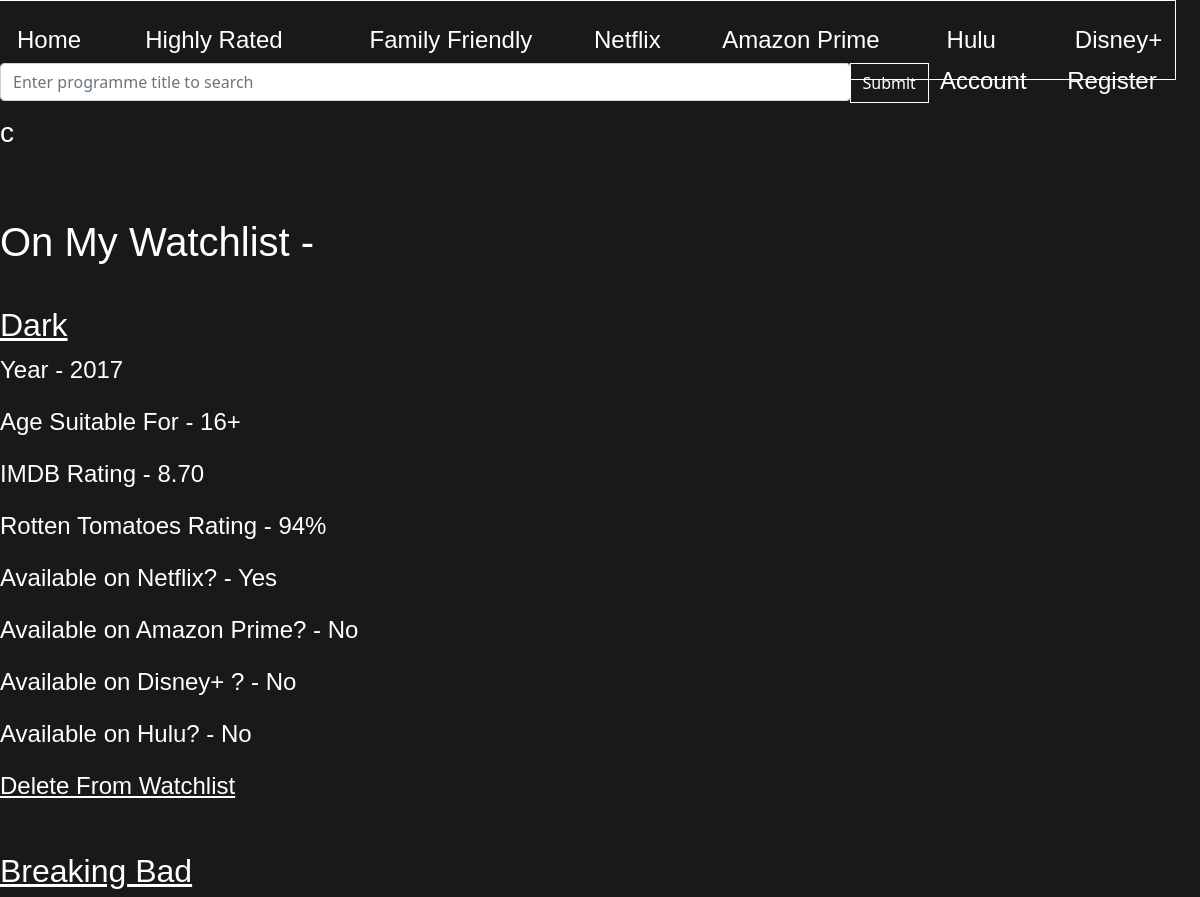
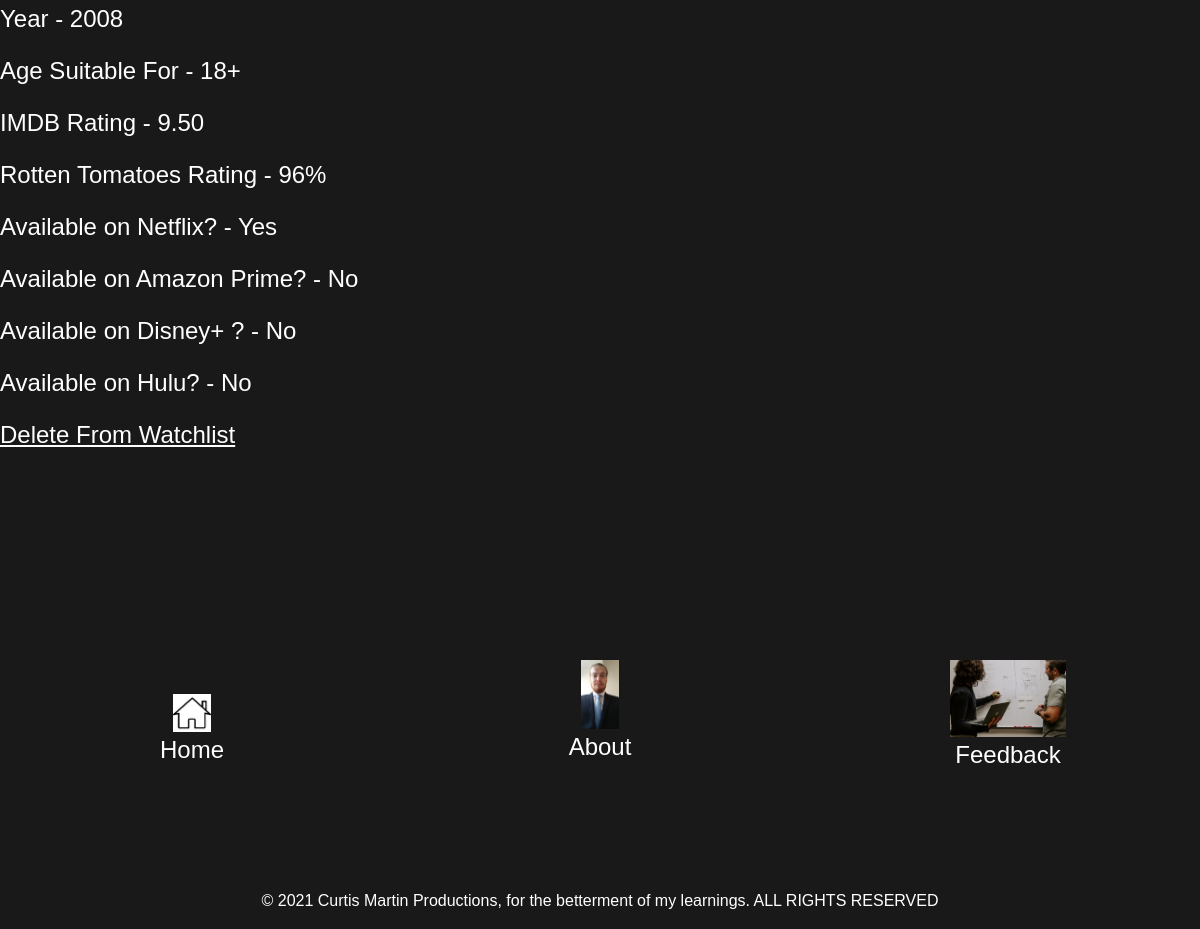
Page /useraccount.php (signed in) on the committed database (2 pictures, top to bottom).
### tables this page shows
CREATE TABLE `user_registration` (
  `user_id` int(255) NOT NULL,
  `name` varchar(255) NOT NULL,
  `email` varchar(255) NOT NULL,
  `streaming_service` int(25) DEFAULT NULL,
  `password` varchar(255) NOT NULL
);

CREATE TABLE `user_favourited_shows` (
  `user_shows_id` int(255) NOT NULL,
  `user_id` int(255) NOT NULL,
  `show_id` int(25) NOT NULL
);

CREATE TABLE `tv_shows` (
  `show_id` int(25) NOT NULL,
  `title` varchar(255) NOT NULL,
  `year` int(25) NOT NULL,
  `age` int(25) NOT NULL,
  `imdb` decimal(5,2) NOT NULL,
  `rotten_tomatoes` int(25) NOT NULL,
  `netflix` int(255) NOT NULL,
  `hulu` int(255) NOT NULL,
  `prime` int(255) NOT NULL,
  `disney` int(255) NOT NULL,
  `type` int(255) NOT NULL,
  `urlpath` varchar(500) NOT NULL
);

### useraccount.php (the view, shortened to what this page needs)
<!DOCTYPE html>
<html lang="en">
<head>
    <link rel="stylesheet" href="styles.css">
    <link rel="stylesheet" href="https://bootswatch.com/4/simplex/bootstrap.min.css"/>
    <link rel="stylesheet" href="styles.css">
</head>
<body>
<?php
include ('header.php');
include ('conn.php');
$email = $_SESSION['emailadd'];
$delete_watch="delete_watch.php";
$query="SELECT * from `user_registration` WHERE `email` = '$email'";
$result = mysqli_query($conn,$query);
 while ($row = mysqli_fetch_assoc($result)){
        $user_id=$row['user_id'];
        $name=$row['name'];
        $email=$row['email'];
 }
?>
<div class="row myrow accounttitle">
<div class="col-md-6">
<h1><?php echo"$name";?></h1>
</div>
<div class="col-md-6 logout_button">
<button type="button" class="btn btn-outline-danger"><a href="logout.php"> Logout</a></button>
</div>
</div>
<div class="row myrow accemail">
    <div class="col-md-6">
    <h3><?php echo"$email";?></h3>
    </div>
</div>
<div class="row myrow watchlist">
<h1>On My Watchlist - </h1>
<?php
$query2="SELECT user_favourited_shows.user_shows_id, tv_shows.title,tv_shows.year,tv_shows.age,tv_shows.imdb,tv_shows.rotten_tomatoes,tv_shows.netflix,tv_shows.hulu,
tv_shows.prime,tv_shows.disney FROM tv_shows JOIN user_favourited_shows ON tv_shows.show_id = user_favourited_shows.show_id
WHERE user_favourited_shows.user_id = '$user_id'";
$result2 = mysqli_query($conn,$query2);
 while ($row = mysqli_fetch_assoc($result2)){
    $title=$row['title'];
    $age=$row['age'];
    $imdb=$row['imdb'];
    $year=$row['year'];
    $rotten=$row['rotten_tomatoes'];
    $netflix=$row['netflix'];
    $prime=$row['prime'];
    $disney=$row['disney'];
    $hulu=$row['hulu'];
    echo
    "<h2><u>".$title."</u></h2>";
    echo "<p> Year - ".$year."</p>";
    echo "<p> Age Suitable For - ".$age."+</p>";
    echo "<p> IMDB Rating - ".$imdb."</p>";
    echo "<p> Rotten Tomatoes Rating - ".$rotten."%</p>";
    if ($netflix>0){
        echo "<p>Available on Netflix? - Yes</p>";
        }else{echo "<p>Available on Netflix? - No</p>";}
        if ($prime>0){
            echo "<p>Available on Amazon Prime? - Yes</p>";
            }else{echo "<p>Available on Amazon Prime? - No</p>";}
        if ($disney>0){
            echo "<p>Available on Disney+? - Yes</p>";
            }else{echo "<p>Available on Disney+ ? - No</p>";}
        if ($hulu>0){
            echo "<p>Available on Hulu? - Yes</p>";
            }else{echo "<p>Available on Hulu? - No</p>";}
            echo
            "<p><a href=$delete_watch ><u>Delete From Watchlist</u></a></p>";
 }
 ?>
 </div>
<?php
 include('footer.php');
?>
</body>
</html>

### styles.css (style rules this page uses)
.homebody { background-color:rgb(25, 25, 25); margin-bottom: 0px; max-width: 100%; overflow-x: hidden; }
.myrow { font-size: x-large; font-family: 'Gill Sans', 'Gill Sans MT', Calibri, 'Trebuchet MS', sans-serif; }
.myrow a { border-bottom: 1px solid transparent; transition: border-bottom 0.5s; text-decoration: none; transition: color 0.5s; color:white; }
.myrow { color: white; font-family: 'Gill Sans', 'Gill Sans MT', Calibri, 'Trebuchet MS', sans-serif; }
.accounttitle { margin-top: 5vw; }
.accemail { margin-bottom: 5vw; }
.watchlist { margin-bottom: 2vw; }

### rows in the picture
user_registration: email "c"
user_favourited_shows: show.title "Dark", show.year "2017", show.age "16", show.imdb "8.70", show.rotten_tomatoes "94"
user_favourited_shows: show.title "Breaking Bad", show.year "2008", show.age "18", show.imdb "9.50", show.rotten_tomatoes "96"

### other values in the picture
$year "2021"
